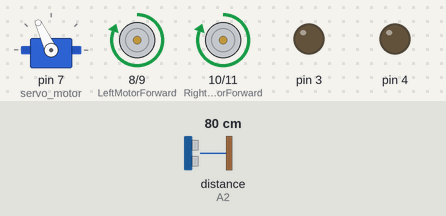
Recording of a sketch running on a simulated Arduino Uno, built with avr-gcc and run on an emulated ATmega328P. Parts: servo, motor-driver pin pairs drawn as motors (green arrow = first pin HIGH = forward, orange = second pin HIGH = backward, longer = more drive), output pins drawn as LEDs (lit = HIGH). The inputs (shaded band) are chosen by the test bench; at power-on: distance to the obstacle (sensor on A2) 80 cm. The echo pulse lasts 58.3 µs per cm.

Above: at 3.9 s.
4.0 s: distance to the obstacle (sensor on A2) set to 23 cm
5.5 s: distance to the obstacle (sensor on A2) set to 19 cm
At 7.1 s:
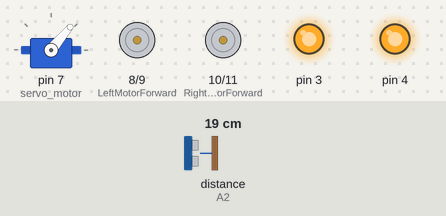
8.5 s: distance to the obstacle (sensor on A2) set to 35 cm
At 10.2 s:
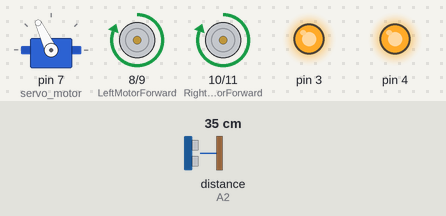
10.6 s: distance to the obstacle (sensor on A2) set to 2 cm
At 13.2 s:
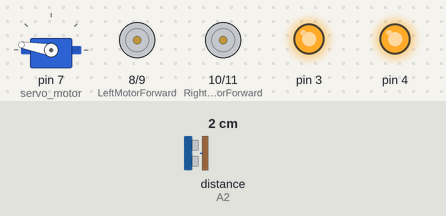
13.6 s: distance to the obstacle (sensor on A2) set to 60 cm
At 14.0 s:
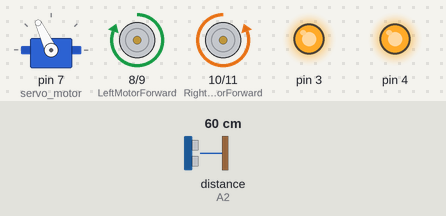
Timing chart, 0 to 16.6 s (numbered marks = the images above; inputs shaded):
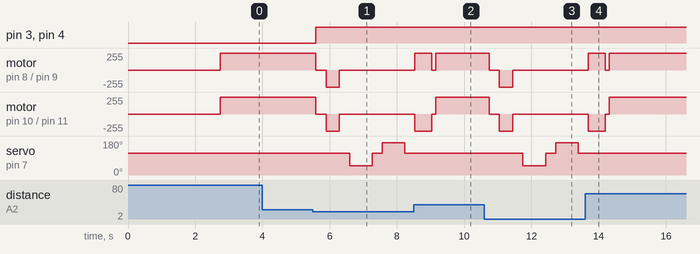

Measured:
- the behaviour switches between 21 and 20 cm on distance to the obstacle (sensor on A2) (found by bisection; images 0 and 1)
- after the input at 4.0 s, every drawn part: stays the same
- after the input at 5.5 s, pin 3, pin 4: LOW → HIGH after 0.09 s
- after the input at 8.5 s, servo on pin 7 (servo_motor): stays 115° (without the input it goes to 50° after 1.7 s)
- after the input at 10.6 s, motor on pin 8 (LeftMotorForward) / pin 9 (LeftMotorBackward), motor on pin 10 (RightMotorForward) / pin 11 (RightMotorBackward): forward 255/255 → stopped after 0.15 s, → backward 255/255 0.30 s later, → stopped 0.40 s later
- after the input at 13.6 s, servo on pin 7 (servo_motor): stays 115° (without the input it goes to 50° after 1.7 s)

The sketch:

OBSTACLE_AVOIDING_WITH_BUZZER_AND_LED.ino
```cpp
#include <Servo.h>          //Servo motor library. This is standard library
#include <NewPing.h>        //Ultrasonic sensor function library. You must install this library

//our L298N control pins
const int LeftMotorForward = 8;
const int LeftMotorBackward = 9;
const int RightMotorForward = 10;
const int RightMotorBackward = 11;
int Led=4;
int buzzer=3;

//sensor pins
#define trig_pin A1 //analog input 1
#define echo_pin A2 //analog input 2

#define maximum_distance 200
boolean goesForward = false;
int distance = 100;

NewPing sonar(trig_pin, echo_pin, maximum_distance); //sensor function
Servo servo_motor; //our servo name


void setup(){

  pinMode(RightMotorForward, OUTPUT);
  pinMode(LeftMotorForward, OUTPUT);
  pinMode(LeftMotorBackward, OUTPUT);
  pinMode(RightMotorBackward, OUTPUT);
  pinMode(4, OUTPUT);
  pinMode(3, OUTPUT);

  servo_motor.attach(7); //our servo pin

  servo_motor.write(115);
  delay(2000);
  distance = readPing();
  delay(100);
  distance = readPing();
  delay(100);
  distance = readPing();
  delay(100);
  distance = readPing();
  delay(100);
}

void loop(){

  int distanceRight = 0;
  int distanceLeft = 0;
  delay(50);

  if (distance <= 20){
    moveStop();
    digitalWrite(3,HIGH);
    digitalWrite(4,HIGH);
    delay(300);
    moveBackward();
    delay(400);
    moveStop();
    delay(300);
    distanceRight = lookRight();
    delay(300);
    distanceLeft = lookLeft();
    delay(300);

    if (distance >= distanceLeft){
      turnRight();
      moveStop();

    }
    else{
      turnLeft();
      moveStop();
      digitalWrite(3,LOW);
      digitalWrite(4,LOW);

    }
  }
  else{
    moveForward();

  }
    distance = readPing();
}

int lookRight(){
  servo_motor.write(50);
  delay(500);
  int distance = readPing();
  delay(100);
  servo_motor.write(115);
  return distance;
}

int lookLeft(){
  servo_motor.write(170);
  delay(500);
  int distance = readPing();
  delay(100);
  servo_motor.write(115);
  return distance;
  delay(100);
}

int readPing(){
  delay(70);
  int cm = sonar.ping_cm();
  if (cm==0){
    cm=250;
  }
  return cm;
}

void moveStop(){

  digitalWrite(RightMotorForward, LOW);
  digitalWrite(LeftMotorForward, LOW);
  digitalWrite(RightMotorBackward, LOW);
  digitalWrite(LeftMotorBackward, LOW);
}

void moveForward(){

  if(!goesForward){

    goesForward=true;

    digitalWrite(LeftMotorForward, HIGH);
    digitalWrite(RightMotorForward, HIGH);

    digitalWrite(LeftMotorBackward, LOW);
    digitalWrite(RightMotorBackward, LOW);
  }
}

void moveBackward(){

  goesForward=false;

  digitalWrite(LeftMotorBackward, HIGH);
  digitalWrite(RightMotorBackward, HIGH);

  digitalWrite(LeftMotorForward, LOW);
  digitalWrite(RightMotorForward, LOW);

}

void turnRight(){

  digitalWrite(LeftMotorForward, HIGH);
  digitalWrite(RightMotorBackward, HIGH);

  digitalWrite(LeftMotorBackward, LOW);
  digitalWrite(RightMotorForward, LOW);

  delay(500);

  digitalWrite(LeftMotorForward, HIGH);
  digitalWrite(RightMotorForward, HIGH);

  digitalWrite(LeftMotorBackward, LOW);
  digitalWrite(RightMotorBackward, LOW);


}

void turnLeft(){

  digitalWrite(LeftMotorBackward, HIGH);
  digitalWrite(RightMotorForward, HIGH);

  digitalWrite(LeftMotorForward, LOW);
  digitalWrite(RightMotorBackward, LOW);

  delay(500);

  digitalWrite(LeftMotorForward, HIGH);
  digitalWrite(RightMotorForward, HIGH);

  digitalWrite(LeftMotorBackward, LOW);
  digitalWrite(RightMotorBackward, LOW);
}
```
